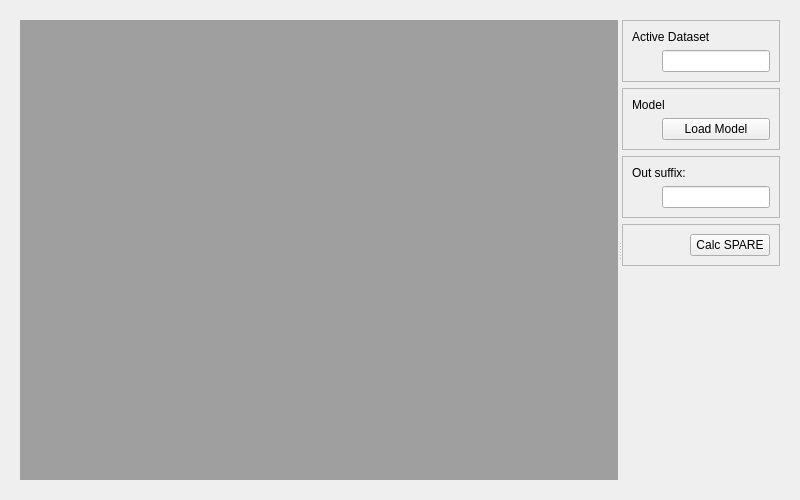
<?xml  version="1.0"  encoding="UTF-8"?>
<ui  version="4.0">
  <class>Form</class>
  <widget  class="QWidget"  name="Form">
    <property  name="geometry">
      <rect>
        <x>0</x>
        <y>0</y>
        <width>800</width>
        <height>500</height>
      </rect>
    </property>
    <property  name="windowTitle">
      <string>Form</string>
    </property>
    

    <layout  class="QVBoxLayout"  name="horizontalLayout">
      <item>
        
        <widget class="QWidget" name="verticalLayoutWidget">
    
    
            <layout  class="QHBoxLayout"  name="horizontalLayout">
            <item>
                <widget  class="QSplitter"  name="splitter">
                <property  name="orientation">
                    <enum>Qt::Horizontal</enum>
                </property>
                
                <widget  class="QWidget"  name="wViewer">
                    <property  name="sizePolicy">
                    <sizepolicy  hsizetype="Preferred"  vsizetype="Preferred">
                        <horstretch>8</horstretch>
                        <verstretch>0</verstretch>
                    </sizepolicy>
                    </property>
                    <layout  class="QVBoxLayout"  name="vlViewer">
                    <item>
                        <widget  class="QMdiArea"  name="mdiArea"/>
                    </item>
                    </layout>
                </widget>
                
                <widget  class="QWidget"  name="wOptions">
                    
                    <property  name="sizePolicy">
                    <sizepolicy  hsizetype="Minimum"  vsizetype="Minimum">
                        <horstretch>1</horstretch>
                        <verstretch>0</verstretch>
                    </sizepolicy>
                    </property>

                    <layout  class="QVBoxLayout"  name="vlOptions">

                    <item>
                        <widget  class="QFrame"  name="wActiveDset">
                        <property  name="frameShape">
                            <enum>QFrame::StyledPanel</enum>
                        </property>
                        <property  name="frameShadow">
                            <enum>QFrame::Raised</enum>
                        </property>
                        <property  name="lineWidth">
                            <number>8</number>
                        </property>
                        
                        
                        <layout  class="QVBoxLayout"  name="vlActiveDset">
                            
                            <item>
                            <widget  class="QLabel"  name="label_activeDset">
                                <property  name="text">
                                <string>Active Dataset</string>
                                </property>
                            </widget>
                            </item>

                            <item>
                            <layout  class="QHBoxLayout"  name="horizontalLayout_5">
                                <item>
                                <spacer  name="horizontalSpacer_5">
                                    <property  name="orientation">
                                    <enum>Qt::Horizontal</enum>
                                    </property>
                                    
                                    <property name="sizeType">
                                        <enum>QSizePolicy::Fixed</enum>
                                    </property>
                                    
                                    <property  name="sizeHint"  stdset="0">
                                    <size>
                                        <width>30</width>
                                        <height>20</height>
                                    </size>
                                    </property>
                                </spacer>
                                </item>
                                <item>
                                    <widget  class="QLineEdit"  name="edit_activeDset">
                                        <property  name="text">
                                        <string> </string>
                                        </property>
                                    </widget>
                                </item>
                            </layout>
                            </item>
                            
                        </layout>
                        </widget>
                    </item>
                        
                    <item>
                        <widget  class="QFrame"  name="wSpareOptions">
                        
                        <property  name="frameShape">
                            <enum>QFrame::StyledPanel</enum>
                        </property>
                        <property  name="frameShadow">
                            <enum>QFrame::Raised</enum>
                        </property>
                        <property  name="lineWidth">
                            <number>8</number>
                        </property>
                        
                        <layout  class="QVBoxLayout"  name="vlNormalize">

                            <item>
                            <widget  class="QLabel"  name="label_select">
                                <property  name="text">
                                <string>Model</string>
                                </property>
                            </widget>
                            </item>
                            
                            <item>
                            <layout  class="QHBoxLayout"  name="hlDivideBy">
                                <item>
                                    <spacer  name="horizontalSpacer_5">
                                        <property  name="orientation">
                                        <enum>Qt::Horizontal</enum>
                                        </property>
                                        
                                        <property name="sizeType">
                                            <enum>QSizePolicy::Fixed</enum>
                                        </property>                                    
                                        
                                        <property  name="sizeHint"  stdset="0">
                                        <size>
                                            <width>30</width>
                                            <height>20</height>
                                        </size>
                                        </property>
                                    </spacer>
                                </item>
                                <item>
                                    <widget  class="QPushButton"  name="loadModelBtn">
                                    <property  name="text">
                                        <string>Load Model</string>
                                    </property>
                                    </widget>
                                </item>
                            </layout>
                            </item>

                        </layout>
                        </widget>
                    </item>
                        
                    <item>
                        <widget  class="QFrame"  name="wOutSuffix">
                        <property  name="frameShape">
                            <enum>QFrame::StyledPanel</enum>
                        </property>
                        <property  name="frameShadow">
                            <enum>QFrame::Raised</enum>
                        </property>
                        <property  name="lineWidth">
                            <number>8</number>
                        </property>
                        <layout  class="QVBoxLayout"  name="vlBC">
                            <item>
                            <widget  class="QLabel"  name="label_select2">
                                <property  name="text">
                                <string>Out suffix: </string>
                                </property>
                            </widget>
                            </item>
                            <item>
                            <layout  class="QHBoxLayout"  name="horizontalLayout_6">
                                <item>
                                <spacer  name="horizontalSpacer_6">
                                    <property  name="orientation">
                                    <enum>Qt::Horizontal</enum>
                                    </property>
                                    
                                    <property name="sizeType">
                                        <enum>QSizePolicy::Fixed</enum>
                                    </property>
                                    
                                    <property  name="sizeHint"  stdset="0">
                                    <size>
                                        <width>30</width>
                                        <height>20</height>
                                    </size>
                                    </property>
                                </spacer>
                                </item>
                                <item>
                                    <widget  class="QLineEdit"  name="edit_outSuff">
                                    </widget>
                                </item>
                            </layout>
                            </item>
                        </layout>
                        </widget>
                    </item>

                    <item>
                    <widget  class="QFrame"  name="wNormalize">
                        <property  name="frameShape">
                        <enum>QFrame::StyledPanel</enum>
                        </property>
                        <property  name="frameShadow">
                        <enum>QFrame::Raised</enum>
                        </property>
                        <property  name="lineWidth">
                        <number>8</number>
                        </property>
                        <layout  class="QHBoxLayout"  name="horizontalLayout_8">
                        <item>
                            <spacer  name="horizontalSpacer_8">
                            <property  name="orientation">
                                <enum>Qt::Horizontal</enum>
                            </property>
                            <property  name="sizeHint"  stdset="0">
                                <size>
                                <width>40</width>
                                <height>20</height>
                                </size>
                            </property>
                            </spacer>
                        </item>
                        <item>
                            <widget  class="QPushButton"  name="calcSpareBtn">
                            <property  name="text">
                                <string>Calc SPARE</string>
                            </property>
                            </widget>
                        </item>
                        </layout>
                    </widget>
                    </item>
                            
                    <item>
                        <spacer  name="verticalSpacer">
                        <property  name="orientation">
                            <enum>Qt::Vertical</enum>
                        </property>
                        <property  name="sizeHint"  stdset="0">
                            <size>
                            <width>20</width>
                            <height>40</height>
                            </size>
                        </property>
                        </spacer>
                    </item>
                                    

                    </layout>
                </widget>
                </widget>
            </item>
            </layout>
    
        </widget>
      </item>

      </layout>
    
            
  </widget>
  <resources/>
  <connections/>
</ui>
